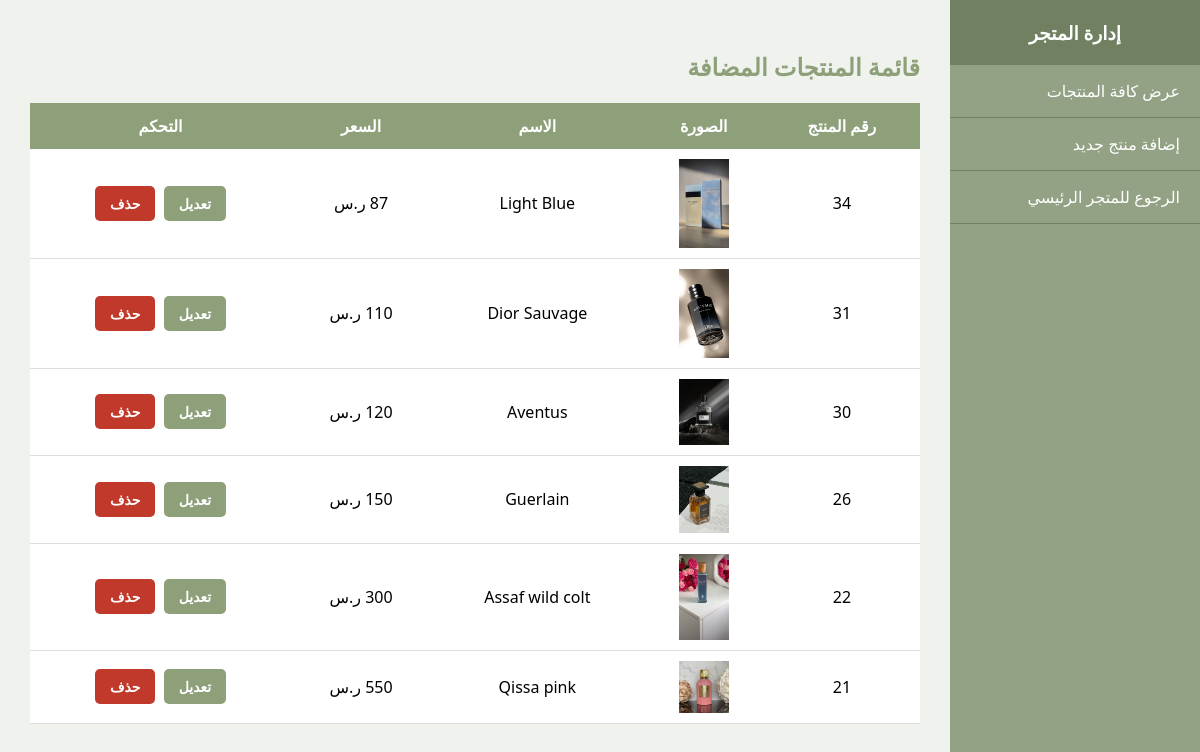
The app's page /admin/admin_products.php with its own data.
### tables this page shows
CREATE TABLE `products` (
  `productID` int(11) NOT NULL,
  `Name` varchar(100) NOT NULL,
  `Price` decimal(10,0) NOT NULL,
  `image` varchar(255) NOT NULL,
  `Description` varchar(255) NOT NULL,
  `CategoryID` int(11) NOT NULL
);

### admin/admin_products.php (the view, shortened to what this page needs)
<?php
include '../config.php';
$query = "SELECT * FROM products ORDER BY productID DESC";
$stmt = $conn->prepare($query);
$stmt->execute();
$products = $stmt->fetchAll();
?>
<div class="sidebar">
    <h3>إدارة المتجر</h3>
    <a href="admin_products.php">عرض كافة المنتجات</a>
    <a href="add_product.php"> إضافة منتج جديد</a>
    <a href="../index.php"> الرجوع للمتجر الرئيسي</a>
</div>
<div class="content">
    <h2 style="color: #8da07a;">قائمة المنتجات المضافة</h2>
    <table class="product-table">
        <thead>
            <tr>
                <th>رقم المنتج</th>
                <th>الصورة</th>
                <th>الاسم</th>
                <th>السعر</th>
                <th>التحكم</th>
            </tr>
        </thead>
        <tbody>
            <?php foreach ($products as $row): ?>
            <tr>
                <td><?php echo $row['productID']; ?></td>
                <td><img src="../img/<?php echo $row['image']; ?>" width="50"></td>
                <td><?php echo $row['Name']; ?></td>
                <td><?php echo $row['Price']; ?> ر.س</td>
                <td>
                   <a href="edit_product.php?update=<?= $row['productID']; ?>" class="option-btn">تعديل</a>
<a href="admin_products.php?delete=<?= $row['productID']; ?>" class="delete-btn" onclick="return confirm('هل أنتِ متأكدة من حذف هذا العطر؟');">حذف</a>
                </td>
            </tr>
            <?php endforeach; ?>
        </tbody>
    </table>
</div>

### admin/admin_products.php (style rules this page uses)
.sidebar { width: 250px; height: 100vh; background-color: #93a184ff; position: fixed; right: 0; }
.sidebar h3 { background-color: #708060ff; color: white; text-align: center; padding: 20px; margin: 0; }
.sidebar a { display: block; color: white; padding: 15px 20px; text-decoration: none; border-bottom: 1px solid #708060ff; }
.content { margin-right: 250px; padding: 30px; width: 100%; }
.product-table { width: 100%; border-collapse: collapse; background-color: white; }
.product-table th { background-color: #8da07a; color: white; padding: 12px; }
.product-table td { padding: 10px; border-bottom: 1px solid #ddd; text-align: center; }
.option-btn, .delete-btn { display: inline-block; padding: 8px 15px; border-radius: 5px; text-decoration: none; font-size: 14px; font-weight: bold; color: white; margin: 2px; transition: 0.3s; border: none; }
.option-btn { background-color: #8da07a; }
.delete-btn { background-color: #c0392b; }

### records on screen
products: productID "34", image (picture), Name "Light Blue"
products: productID "31", image (picture), Name "Dior Sauvage"
products: productID "30", image (picture), Name "Aventus"
products: productID "26", image (picture), Name "Guerlain"
products: productID "22", image (picture), Name "Assaf wild colt"
products: productID "21", image (picture), Name "Qissa pink"
